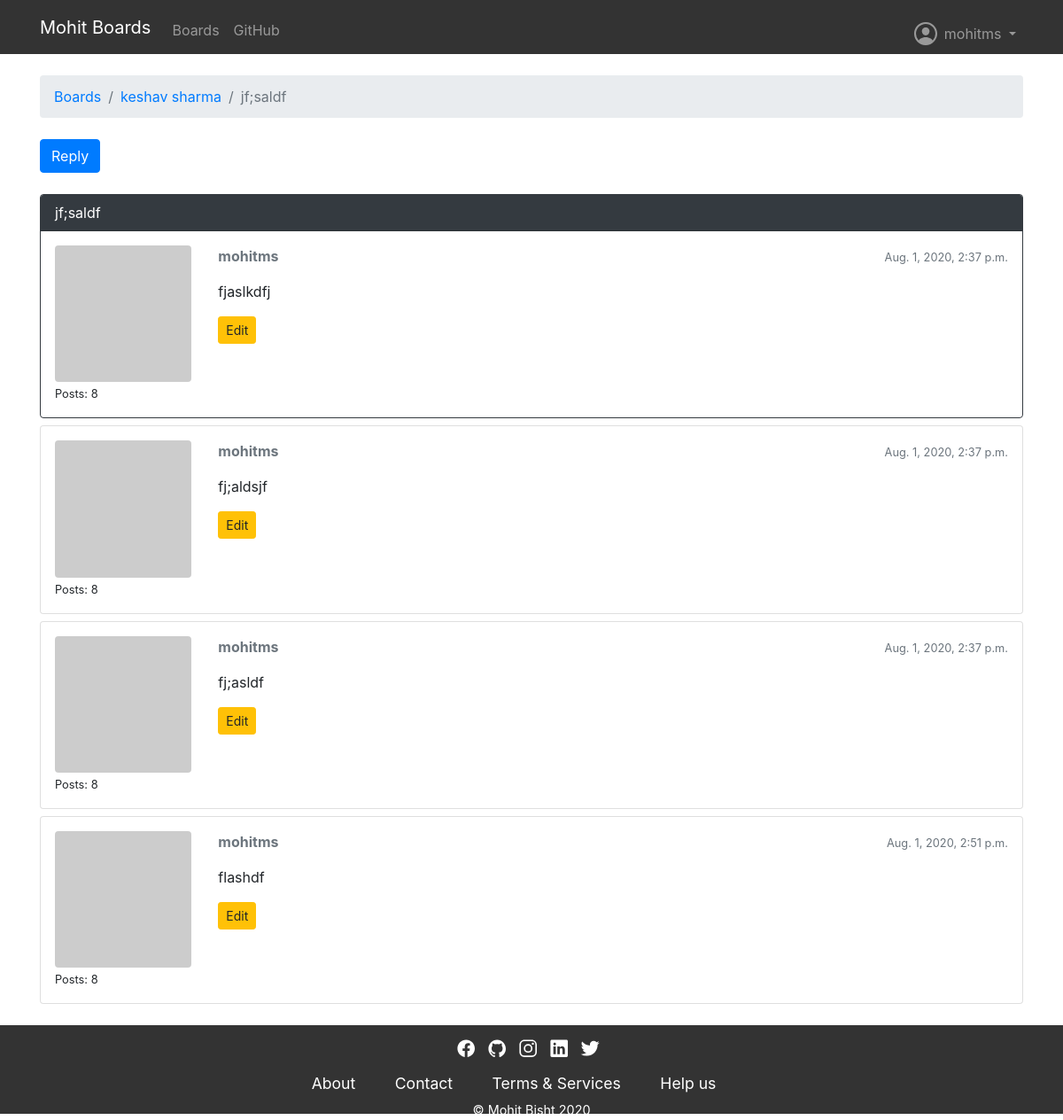
Screenshot of /boards/13/topics/112/ (signed in) with the database file from the repository.
### chatsite/models.py (models this page shows, shortened)
class Topic(models.Model):
    subject = models.CharField(max_length=255)
    last_updated = models.DateTimeField(auto_now_add=True)
    board = models.ForeignKey(Board, on_delete=models.CASCADE, related_name='topics')
    starter = models.ForeignKey(User, on_delete=models.CASCADE, related_name='topics')
    views = models.PositiveIntegerField(default=0)

class Board(models.Model):
    name = models.CharField(max_length=30, unique=True)
    description = models.CharField(max_length=100)

class Post(models.Model):
    message = models.TextField(max_length=4000)
    topic = models.ForeignKey(Topic, on_delete=models.CASCADE, related_name='posts')
    created_at = models.DateTimeField(auto_now_add=True)
    updated_at = models.DateTimeField(null=True)
    created_by = models.ForeignKey(User, on_delete=models.CASCADE, related_name='posts')
    updated_by = models.ForeignKey(User, on_delete=models.CASCADE, null=True, related_name='+')
    def get_message_as_markdown(self):
        return mark_safe(markdown(self.message, safe_mode='escape'))

### chatsite/views.py (the view)
# urls.py: url(r'^boards/(?P<pk>\d+)/topics/(?P<topic_pk>\d+)/$', views.PostListView.as_view(), name='topic_posts'),
class PostListView(ListView):
    model = Post
    context_object_name = 'posts'
    template_name = 'topic_posts.html'
    paginate_by = 20
    def get_context_data(self, **kwargs):
        session_key = 'viewed_topic_{}'.format(self.topic.pk)  # <-- here
        if not self.request.session.get(session_key, False):
            self.topic.views += 1
            self.topic.save()
            self.request.session[session_key] = True           # <-- until here
        kwargs['topic'] = self.topic
        return super().get_context_data(**kwargs)
    def get_queryset(self):
        self.topic = get_object_or_404(Topic, board__pk=self.kwargs.get('pk'), pk=self.kwargs.get('topic_pk'))
        queryset = self.topic.posts.order_by('created_at')
        return queryset

### chatsite/templatetags/gravatar.py (called while the page is built)
@register.filter
def gravatar(user):
    email = user.email.lower().encode('utf-8')
    default = 'mm'
    size = 256
    url = 'https://www.gravatar.com/avatar/{md5}?{params}'.format(
        md5=hashlib.md5(email).hexdigest(),
        params=urlencode({'d': default, 's': str(size)})
    )
    return url

### templates/topic_posts.html (shortened to what this page needs)
{% extends 'base.html' %}
{% load gravatar %}
{% block breadcrumb %}
  <li class="breadcrumb-item"><a href="{% url 'home' %}">Boards</a></li>
  <li class="breadcrumb-item"><a href="{% url 'board_topics' topic.board.pk %}">{{ topic.board.name }}</a></li>
  <li class="breadcrumb-item active">{{ topic.subject }}</li>
{% endblock %}
{% block content %}
  <div class="mb-4">
    <a href="{% url 'reply_topic' topic.board.pk topic.pk %}" class="btn btn-primary" role="button">Reply</a>
  </div>
  {% for post in posts %}
    <div id="{{ post.pk }}" class="card {% if forloop.last %}mb-4{% else %}mb-2{% endif %} {% if forloop.first %}border-dark{% endif %}">
      {% if forloop.first %}
        <div class="card-header text-white bg-dark py-2 px-3">{{ topic.subject }}</div>
      {% endif %}
      <div class="card-body p-3">
        <div class="row">
          <div class="col-2">
            <img src="{{ post.created_by|gravatar }}" alt="{{ post.created_by.username }}" class="w-100 rounded">
            <small>Posts: {{ post.created_by.posts.count }}</small>
          </div>
          <div class="col-10">
            <div class="row mb-3">
              <div class="col-6">
                <strong class="text-muted">{{ post.created_by.username }}</strong>
              </div>
              <div class="col-6 text-right">
                <small class="text-muted">{{ post.created_at }}</small>
              </div>
            </div>
            {{ post.get_message_as_markdown }}
            {% if post.created_by == user %}
              <div class="mt-3">
                <a href="{% url 'edit_post' post.topic.board.pk post.topic.pk post.pk %}"
                   class="btn btn-warning btn-sm"
                   role="button">Edit</a>
              </div>
            {% endif %}
          </div>
        </div>
      </div>
    </div>
  {% endfor %}
{% endblock %}

### templates/base.html (shortened to what this page needs)
{% load static %}<!DOCTYPE html>
<html>
  <head>
    <link rel="stylesheet" href="{% static 'css/bootstrap.min.css' %}">
    <link rel="stylesheet" href="{% static 'css/footer.css' %}">
    <link rel="stylesheet" href="{% static 'css/base-nav.css' %}">
  </head>
  <body>
    {% block body %}
      <div class="wrapper my-container">
        <div class="main">
        <nav class="navbar navbar-expand-sm navbar-dark bg-dark custom-nav">
          <div class="container">
            <a class="navbar-brand" href="">Mohit Boards</a>
            <div class="collapse navbar-collapse" id="mainMenu">
              <ul class="navbar-nav">
                <li class="nav-item">
                  <a class="nav-link" href="{% url 'home' %}">Boards</a>
                </li>
                <li class="nav-item">
                  <a class="nav-link" href="https://github.com/Mohitb07/mohitboard" target="_blank" rel="noopener">GitHub</a>
                </li>
              </ul>
              {% if user.is_authenticated %}
                <ul class="navbar-nav ml-auto">
                  <li class="nav-item dropdown">
                    <a class="nav-link dropdown-toggle" href="#" id="userMenu" data-toggle="dropdown" aria-haspopup="true" aria-expanded="false">
                     <span><ion-icon class="icon-ion" name="person-circle-outline" size="large"></ion-icon></span> {{ user.username }}
                    </a>
                  </li>
                </ul>
              {% else %}
                <form class="form-inline ml-auto">
                  <a href="{% url 'login' %}" class="btn btn-outline-success mt-2">Log in</a>
                  <a href="{% url 'signup' %}" class="btn btn-primary ml-2 mt-2">Sign up</a>
                </form>
              {% endif %}
            </div>
          </div>
        </nav>
        <div class="container">
          <ol class="breadcrumb my-4">
            {% block breadcrumb %}
            {% endblock %}
          </ol>
          {% if user.is_authenticated %}
          {% block content %}
          {% endblock %}
          {% else %}
          <div class="container-fluid jumbotron">
            <p class="lead mypara">Please Login first to view the latest post 😊</p>
          </div>
          {% endif %}
        </div>
      </div>
    </div>
      <footer>
        <div class="social container">
          <a href="https://www.facebook.com/mohit.bisht.1903" target="_blank"><ion-icon name="logo-facebook" class="pr-2"></ion-icon></a>
          <a target="_blank" href="https://www.github.com/Mohitb07"><ion-icon name="logo-github" class="pr-2"></ion-icon></a>
          <a target="_blank" href="https://www.instagram.com/mohitbisht1903"><ion-icon name="logo-instagram" class="pr-2"></ion-icon></a>
          <a target="_blank" href="https://www.linkedin.com/in/mohit-bisht-b602511b3/"><ion-icon name="logo-linkedin" class="pr-2"></ion-icon></a>
          <a href="https://www.twitter.com/Mohitb07" target="_blank"><ion-icon name="logo-twitter" class="pr-2"></ion-icon></a>
        </div>
        <div class="footer-menu text-center container">
            <a href="">About</a>
            <a href="">Contact</a>
            <a href="">Terms & Services</a>
            <a href="">Help us</a>
        </div>
        <div class="copyright">
          <p class="text-center">&copy; Mohit Bisht {% now "Y" %}</p>
        </div>
    </footer>
    {% endblock body %}
  </body>
</html>

### static/css/footer.css (style rules this page uses)
html,body { height: 100%; }
.my-container { min-height: 100%; }
.main { overflow: auto; padding-bottom: 100px; }
footer { position: relative; margin-top: -100px; height: 100px; background-color:rgba(0, 0, 0, .8); color: white; clear: both; }
footer .social { text-align: center; padding-top:1%; }
footer .social a { color: white; font-size: 140%; }
.footer-menu a { display: inline-block; padding-right: 40px; font-size: 110%; text-decoration: none; color: white !important; margin-top: 7px; }
.copyright { font-size: 90%; margin-top: 6px; }

### static/css/base-nav.css (style rules this page uses)
* { margin: 0; padding: 0; box-sizing: border-box; }
html { font-family:'Lato','Arial',sans-serif; scroll-behavior: smooth; text-rendering: optimizeLegibility; }
.custom-nav { background-color: rgba(0, 0, 0, .8) !important; }
.navbar-nav > li > a { padding-top:4px !important; padding-bottom:5px !important;height: 25px; }
.navbar { min-height:32px !important }
.icon-ion { position: relative; top: 10px; }
#userMenu { margin-bottom: 20px; }

### rows the page displays
Topic: board.name "keshav sharma", subject "jf;saldf"
Post: created_by.posts.count "8", created_by.username "mohitms", created_at "Aug. 1, 2020, 2:37 p.m.", get_message_as_markdown "fjaslkdfj", shows "Edit"
Post: created_by.posts.count "8", created_by.username "mohitms", created_at "Aug. 1, 2020, 2:37 p.m.", get_message_as_markdown "fj;aldsjf", shows "Edit"
Post: created_by.posts.count "8", created_by.username "mohitms", created_at "Aug. 1, 2020, 2:37 p.m.", get_message_as_markdown "fj;asldf", shows "Edit"
Post: created_by.posts.count "8", created_by.username "mohitms", created_at "Aug. 1, 2020, 2:51 p.m.", get_message_as_markdown "flashdf", shows "Edit"

### other values shown
{{ user.username }} "mohitms"
